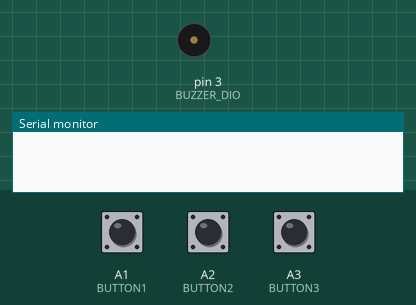
Recording of a sketch running on a simulated Arduino Uno, built with avr-gcc and run on an emulated ATmega328P. Shown: buzzer (waves = sounding), the last lines printed to the serial monitor. The test bench sets the inputs (shaded band); at power-on: A1 (BUTTON1) HIGH, A2 (BUTTON2) HIGH, A3 (BUTTON3) HIGH.

Above: at 1.2 s.
1.3 s: A1 (BUTTON1) pulled LOW for 0.15 s
At 1.45 s:
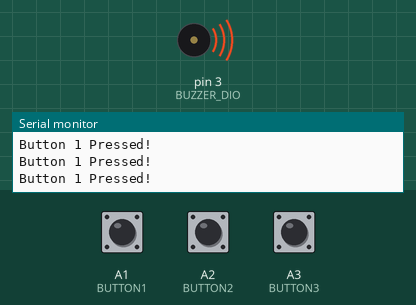
3.0 s: A1 (BUTTON1) pulled LOW for 3.2 s
At 7.5 s:
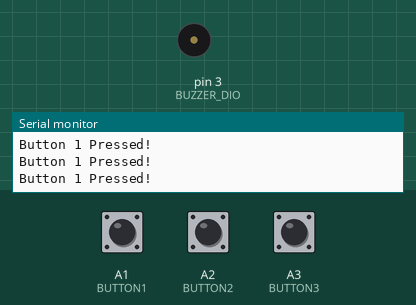
7.8 s: A2 (BUTTON2) pulled LOW for 3.2 s
At 8.4 s:
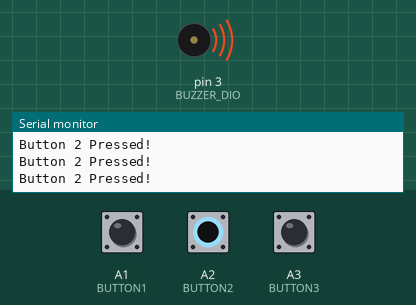
12.6 s: A1 (BUTTON1) driven LOW and A2 (BUTTON2) driven LOW
At 13.2 s:
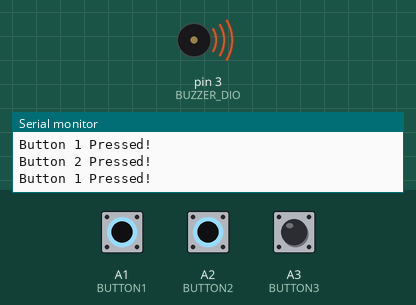
Timing chart, 0 to 16.6 s (numbered marks = the images above; inputs shaded):
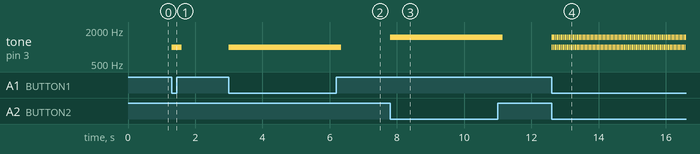

Measured:
- after the input at 1.3 s, tone on pin 3 (BUZZER_DIO): silent → 1000 Hz at once, → silent 0.30 s later
- after the input at 3.0 s, tone on pin 3 (BUZZER_DIO): silent → 1000 Hz at once, → silent 3.3 s later
- after the input at 7.8 s, tone on pin 3 (BUZZER_DIO): silent → 1500 Hz at once, → silent 3.3 s later
- after the input at 12.6 s, tone on pin 3 (BUZZER_DIO): alternates 1500 Hz for 0.02 s and 1000 Hz for 0.02 s, starting at once

The sketch:

buttons.ino
```cpp
/* FILE:    ARD_Multifunction_Shield_Push_Button_Example
   DATE:    28/05/14
   VERSION: 0.1

REVISIONS:

28/05/14 Created version 0.1

This is an example of how to use the 3 push buttons on the Hobby Components Arduino
compatible Multi Function experimenter shield (HCARDU0085).

This example sketch will continuously read the state of the 3 push buttons and
output it to the serial terminal. To see the output open up the serial
monitor (Tools-> Serial Monitor) in your Arduino development environment and make
sure the baud rate is set to 9600 Baud.

You may copy, alter and reuse this code in any way you like, but please leave
reference to HobbyComponents.com in your comments if you redistribute this code.
This software may not be used for the purpose of promoting or selling products
that directly compete with Hobby Components Ltd's own range of products.

THIS SOFTWARE IS PROVIDED "AS IS". HOBBY COMPONENTS MAKES NO WARRANTIES, WHETHER
EXPRESS, IMPLIED OR STATUTORY, INCLUDING, BUT NOT LIMITED TO, IMPLIED WARRANTIES OF
MERCHANTABILITY AND FITNESS FOR A PARTICULAR PURPOSE, ACCURACY OR LACK OF NEGLIGENCE.
HOBBY COMPONENTS SHALL NOT, IN ANY CIRCUMSTANCES, BE LIABLE FOR ANY DAMAGES,
INCLUDING, BUT NOT LIMITED TO, SPECIAL, INCIDENTAL OR CONSEQUENTIAL DAMAGES FOR ANY
REASON WHATSOEVER.
*/


/* Define pin numbers used to read the state of the buttons.
   The buttons are connected to the Arduino's analogue pins but
   because they only have two states we will read them as digital
   inputs */
#define BUTTON1 A1
#define BUTTON2 A2
#define BUTTON3 A3

#define BUZZER_DIO 3

void setup()
{
  Serial.begin(9600);
  pinMode(BUZZER_DIO, OUTPUT);
}

/* Main program */
void loop()
{
  /* Has button one been pressed? */
  if(!digitalRead(BUTTON1)) {
    tone(BUZZER_DIO, 1000, 150);
    /* If so then send a message to the serial port */
    Serial.println("Button 1 Pressed!");
  }
  /* Has button two been pressed? */
  if(!digitalRead(BUTTON2)) {
    tone(BUZZER_DIO, 1500, 150);
    /* If so then send a message to the serial port */
    Serial.println("Button 2 Pressed!");
  }
  /* Has button three been pressed? */
  if(!digitalRead(BUTTON3)) {
    tone(BUZZER_DIO, 2000, 150);
    /* If so then send a message to the serial port */
    Serial.println("Button 3 Pressed!");
  }
}
```
